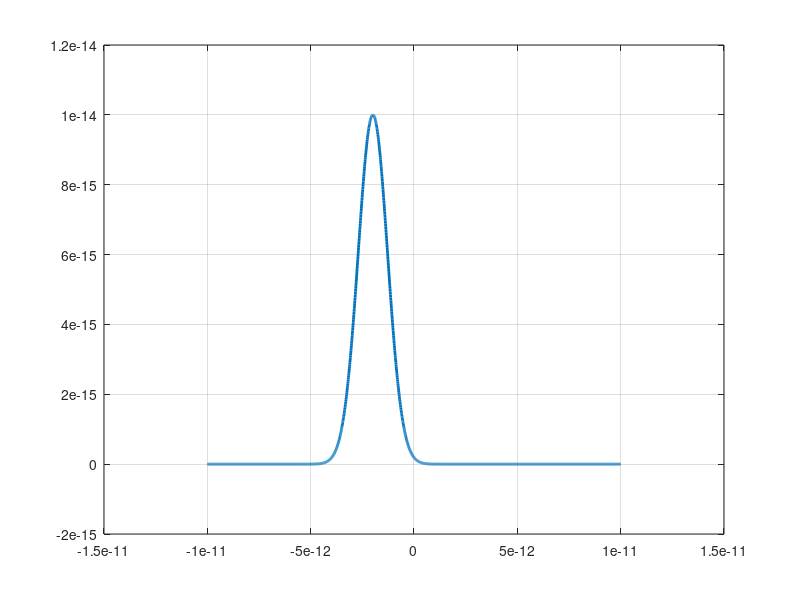
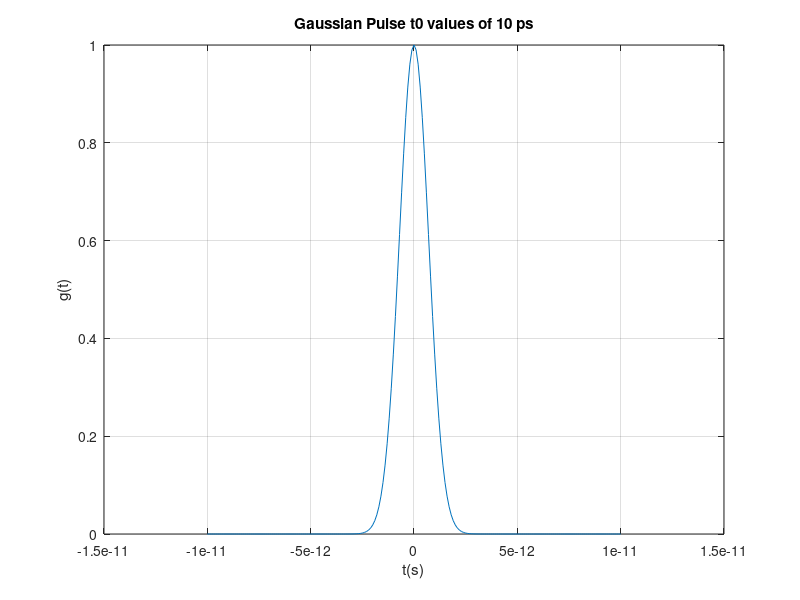
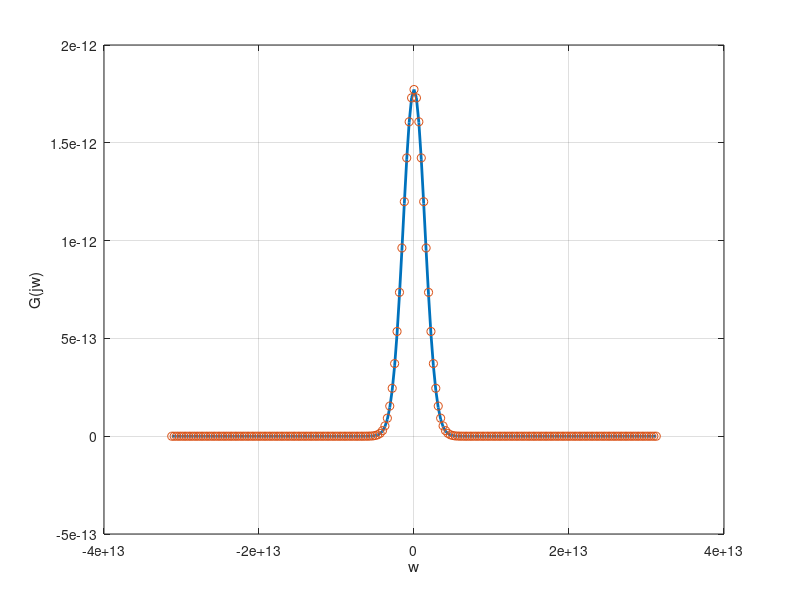
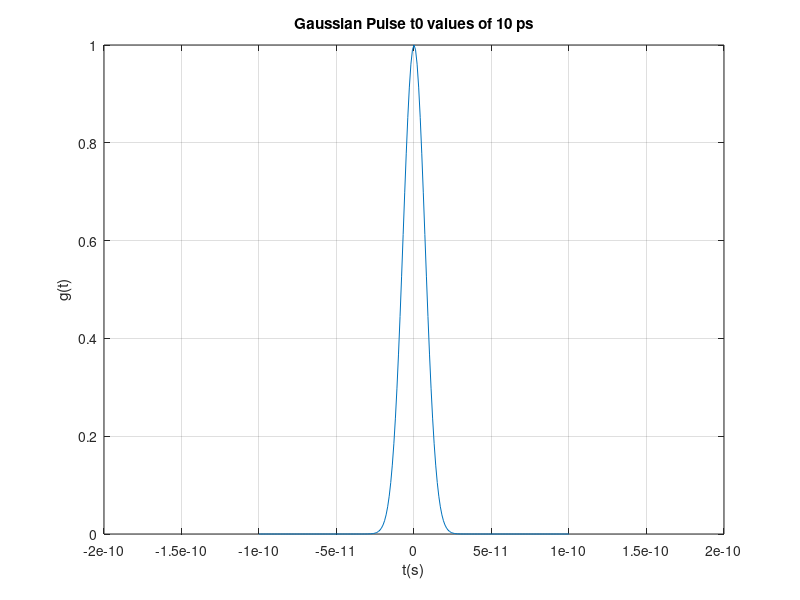

Source code (MATLAB) for these figures, in order:
clc;clear all;
%%
%Q1 
%Gaussian Pulse t0 values of 1 ps
t0 = 1e-12;
dt = t0/10;
L = 100;
t = (-L:L)*dt;
Fs = 1/((2*L+1)*dt);

figure(111)
g =exp(-((t./t0).^2));
plot(t,g)
hold on
title('Gaussian Pulse t0 values of 10 ps')
xlabel('t(s)')
ylabel('g(t)')
grid on
n = length(t);
g_FFT = fft(fftshift(g),n);
g_FFTShift = fftshift(g_FFT);
w = 2*pi*(-L:L)*Fs;
g_jw = t0*(pi^0.5)*exp(-((w*t0).^2)/4);
figure(112)
plot(w,g_FFTShift*dt,'LineWidth',2)
figure(112)
hold on
plot(w,g_jw,'o')
xlabel('w')
ylabel('G(jw)')
grid on
%Gaussian Pulse t0 values of 10 ps
t0 = 10e-12;
dt = t0/10;
L = 100;
t = (-L:L)*dt;
Fs = 1/((2*L+1)*dt);
%第二章
figure(121)
g =exp(-((t./t0).^2));
plot(t,g)
hold on
title('Gaussian Pulse t0 values of 10 ps')
xlabel('t(s)')
ylabel('g(t)')
grid on
n = length(t);
g_FFT = fft(fftshift(g),n);
g_FFTShift = fftshift(g_FFT);
w = 2*pi*(-L:L)*Fs;
g_jw = t0*(pi^0.5)*exp(-((w*t0).^2)/4);
figure(122)
plot(w,g_FFTShift*dt,'LineWidth',2)
figure(122)
hold on
plot(w,g_jw,'o')
xlabel('w')
ylabel('G(jw)')
grid on

%%
%Q2
t0=1e-12;
Fs = 1e14; % 採樣頻率
dt = 1/Fs; % 採樣周期
L = 1000; % 信號長度
t = (-L:L)*dt; % Time span
t_shift = -2e-12;

n = length(t);
w = 2*pi*(-L:L)*Fs/n;
g_jw = exp(-1i.*w.*t_shift).*t0*(pi^0.5).*exp(-((w.*t0).^2)/4);

g_FFT = ifft(ifftshift(g_jw),n);
g_FFTShift = ifftshift(g_FFT);

figure(21)
plot(t,g_FFTShift,'LineWidth',2)
grid on